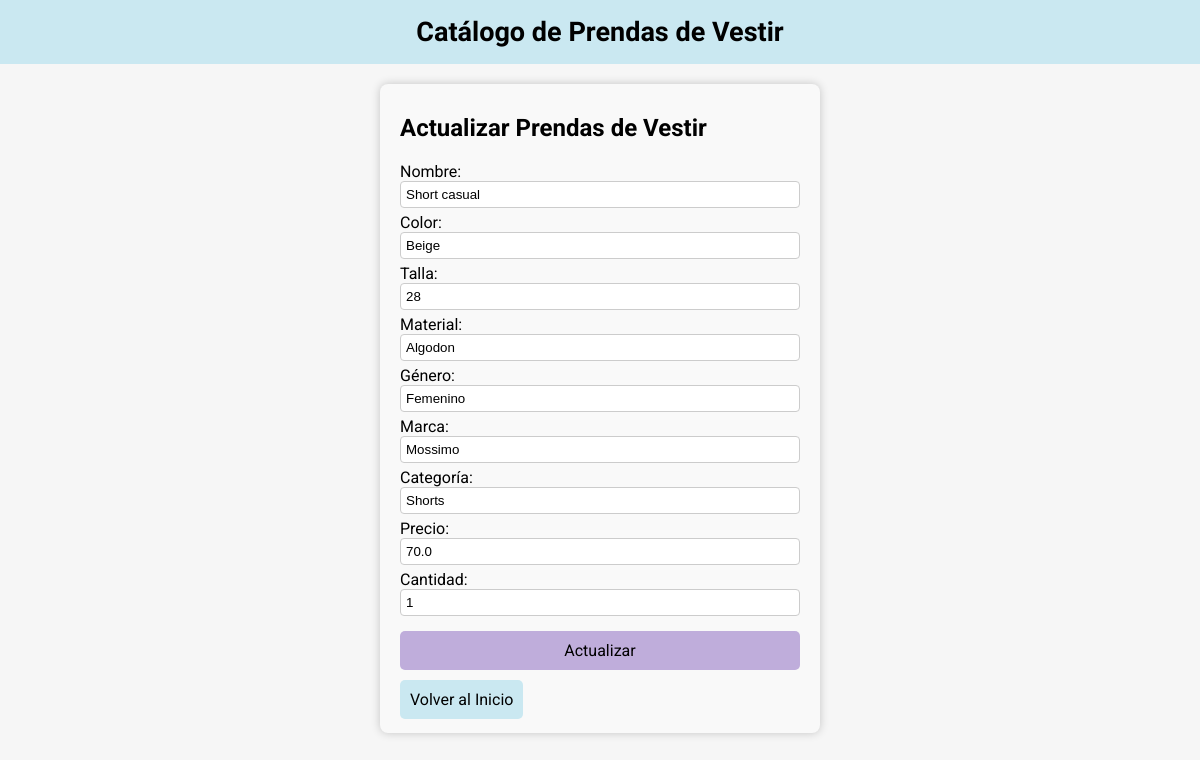
/editar/11, run on the app's committed database.
### app/models.py (models this page shows)
class Prenda(models.Model):
    nombre = models.CharField(max_length=50)
    color = models.CharField(max_length=20)
    talla = models.CharField(max_length=20)
    material = models.CharField(max_length=20)
    genero = models.CharField(max_length=20)
    marca = models.CharField(max_length=50)
    categoria = models.CharField(max_length=50)
    precio = models.FloatField()
    cantidad = models.IntegerField()
    class Meta:
        db_table = "prenda"

### app/views.py (the view)
# urls.py: path('editar/<int:prenda_id>', views.editar, name='editar'),
def editar(request, prenda_id):
    prenda = Prenda.objects.get(id=prenda_id)
    if request.method == "POST":
        form = PrendaForm(request.POST, instance=prenda)
        if form.is_valid():
            form.save(commit=True)
            return redirect('listar')
    else:
        form = PrendaForm(instance=prenda)
    contexto = {'form': form}
    return render(request, 'editar.html', contexto)

### app/forms.py
class PrendaForm(forms.ModelForm):
    class Meta:
        model = Prenda
        fields = "__all__"
    nombre = forms.CharField(label="Nombre", widget=forms.TextInput(attrs={'class': 'input'}))
    color = forms.CharField(label="Color", widget=forms.TextInput(attrs={'class': 'input'}))
    talla = forms.CharField(label="Talla", widget=forms.TextInput(attrs={'class': 'input'}))
    material = forms.CharField(label="Material", widget=forms.TextInput(attrs={'class': 'input'}))
    genero = forms.CharField(label="Género", widget=forms.TextInput(attrs={'class': 'input'}))
    marca = forms.CharField(label="Marca", widget=forms.TextInput(attrs={'class': 'input'}))
    categoria = forms.CharField(label="Categoría", widget=forms.TextInput(attrs={'class': 'input'}))
    precio = forms.FloatField(label="Precio", widget=forms.NumberInput(attrs={'class': 'input'}))
    cantidad = forms.IntegerField(label="Cantidad", widget=forms.NumberInput(attrs={'class': 'input'}))

### app/templates/editar.html (shortened to what this page needs)
{% extends 'index.html' %}
{% block principal %}
<div class="prenda-container">
    <h2>Actualizar Prendas de Vestir</h2>
    <form method="post">
        {{ form.as_table }}
        <button type="submit" class="btn btn-form">Actualizar</button>
    </form>
    <a href="{% url 'listar' %}" class="btn btn-inicio">Volver al Inicio</a>
</div>
{% endblock %}

### app/static/styles/style.css (style rules this page uses)
body { margin: 0px; background-color: #f6f6f6; }
.prenda-container { margin: 20px; padding: 10px 20px; background-color: #f9f9f9; border-radius: 8px; box-shadow: 0 0 10px rgba(0, 0, 0, 0.2); }
.btn { padding: 10px; color: #fff; border-radius: 5px; text-decoration: none; display: inline-block; position: relative; border-radius: 5px; background-repeat: no-repeat; transition: all 0.1s ease-in-out; z-index: 1; overflow: hidden; cursor: pointer; border: none; }
.btn::before { content: ""; width: 0; height: 100%; position: absolute; top: 0; left: 0; z-index: -1; transition: width 200ms ease-in-out; display: inline-block; }
.btn-form::before { background-color: #b66ff0; }
.btn-inicio::before { background-color: #6fe1f0; }
.btn-inicio { background-color: rgb(202, 232, 241); padding: 10px; border-radius: 5px; color: #000; text-decoration: none; }
.btn-form { display: flex; justify-content: center; margin: 10px 0px; width: 100%; background-color: #bfaddb; color: #000; font-family: "Roboto", sans-serif; font-size: 16px; }
form { width: 400px; text-align: left; }
.input { width: 100%; padding: 5px; margin-bottom: 5px; border: 1px solid #ccc; border-radius: 4px; box-sizing: border-box; }

### data on the page
Prenda: nombre "Short casual", color "Beige", talla "28", material "Algodon", genero "Femenino", marca "Mossimo", categoria "Shorts", precio "70.0", cantidad "1"
